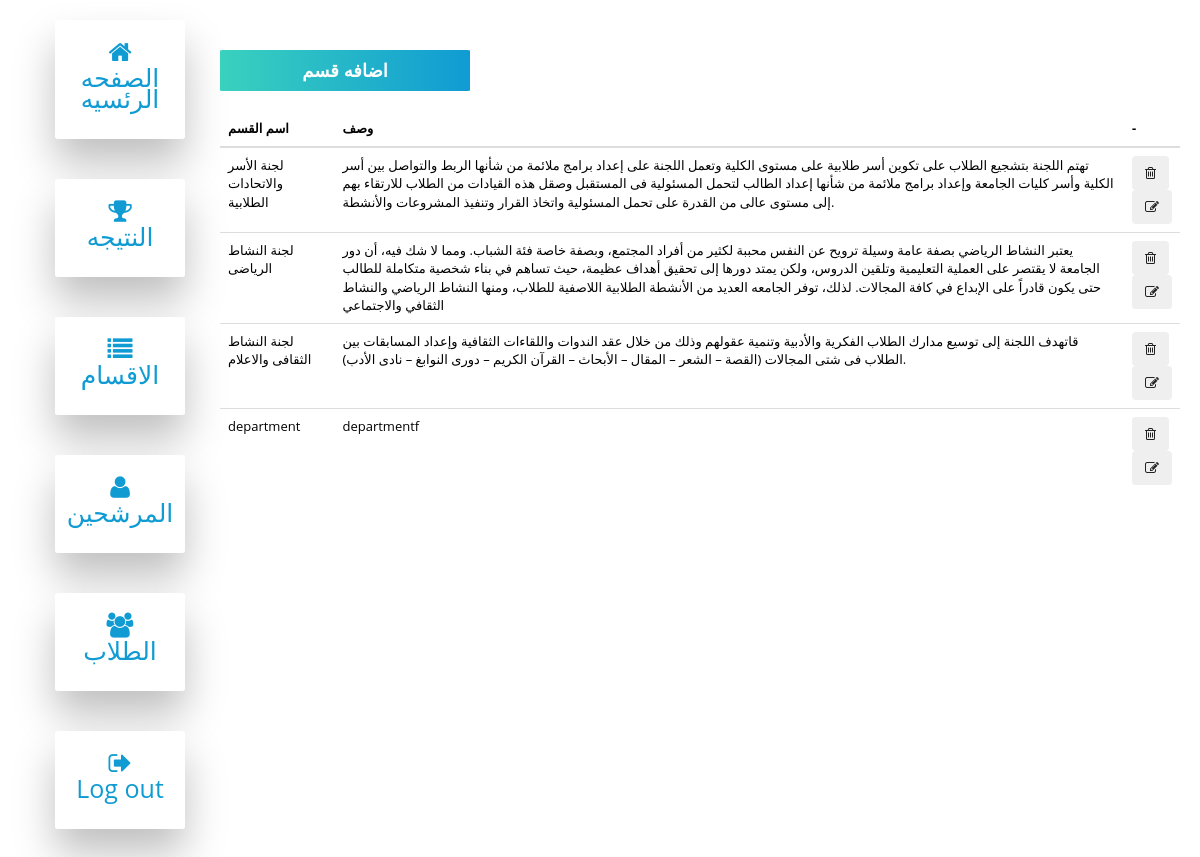
/dashboard/departments/displayDepartment.php (signed in), run on the app's committed database.
### tables this page shows
CREATE TABLE `department` (
  `id` int(11) NOT NULL,
  `title` varchar(255) NOT NULL,
  `description` longtext NOT NULL
);

### dashboard/functions.php (called while the page is built, shortened)
<?php
require('connection.php');
require('departments/departments.php');
$db=new DBController();
$Department=new Department($db);

### dashboard/departments/departments.php (called while the page is built, shortened)
<?php
class Department
{
    public $db = null;
    public function __construct(DBController $db)
    {
        $this->db = $db;
    }
    public function getData()
    {
        $result = $this->db->con->query("SELECT * FROM department");
        $resultArray = array();
        while ($item = mysqli_fetch_array($result, MYSQLI_ASSOC)) {
            $resultArray[] = $item;
        }
        return $resultArray;
    }
}

### dashboard/connection.php (called while the page is built, shortened)
<?php
class DBController{
  protected  $server = "localhost";
  protected  $user = "root";
  protected  $pass = "";
  protected $database = "studentsunion";
  public function __construct(){
    $this->con = mysqli_connect($this->server, $this->user, $this->pass, $this->database);
  }
}

### dashboard/departments/displayDepartment.php (the view, shortened to what this page needs)
<?php
include('../functions.php');
include("../header.php");
?>
<div class="container-fluid">
    <div class="row">
    <?php
        include("../theSideNav.php");
        ?>
        <div class="col-lg-10 col-md-9 col-sm-12 container-fluid thedetailll">
            <a href="addDepartment.php" class="addtotable">اضافه قسم</a>
            <table class="table">
                <thead>
                    <tr>
                        <th scope="col">اسم القسم</th>
                        <th scope="col">وصف</th>
                        <th>-</th>
                    </tr>
                </thead>
                <tbody>
                    <?php
                    foreach ($Department->getData() as $department) :
                    ?>
                        <tr>
                            <td><?php echo $department["title"] ?></td>
                            <td><?php echo $department["description"] ?></td>
                              <td>
                                <div class="d-flex justify-content-around">
                                    <form method="post">
                                        <button name="deleteItem" class="btn btn-outline-danger" type="submit"><i class="fa fa-trash-o"></i></button>
                                    </form>
                                    <a href="<?php printf('%s?id=%s', 'updateDepartment.php',  $department['id']); ?>">
                                        <button class="btn btn-outline-info"><i class="fa fa-edit"></i></button>
                                    </a>
                                </div>
                            </td>
                        </tr>
                    <?php
                    endforeach;
                    ?>
                </tbody>
            </table>
        </div>
    </div>
</div>
<?php
include("../footer.php");
?>

### css/templatemo_style.css (style rules this page uses)
html, button, input, select, textarea { color: #222; }
html, body { font-size: 100%; width: 100%; height: 100%; -webkit-font-smoothing: antialiased; -moz-osx-font-smoothing: grayscale; vertical-align: baseline; }
body { font: 13px/21px "Open Sans", Arial, sans-serif; color: #838383; background-color: white; }
a { color: #26b864; text-decoration: none !important; -webkit-transition: all 200ms ease-in; -moz-transition: all 200ms ease-in; -ms-transition: all 200ms ease-in; -o-transition: all 200ms ease-in; transition: all 200ms ease-in; }
*, *:before, *:after { -moz-box-sizing: border-box; -webkit-box-sizing: border-box; box-sizing: border-box; }
.addtotable { display: inline-block; background: rgb(58,209,190); background: linear-gradient(90deg, rgba(58,209,190,1) 0%, rgba(16,155,211,1) 100%); border: none; color: white; padding: 10px 10px; border-radius: 1%; margin: 10px 0; width: 250px; font-size: 18px; margin: 20px 0; font-weight: 600; text-align: center; }
.thedetailll { padding: 10px; border-radius: 2%; border-bottom: 1px; padding: 10px 20px; margin: 20px 0; }
.table td, .table th { color: black; }

### data on the page
department: title "لجنة الأسر والاتحادات الطلابية", description "تهتم اللجنة بتشجيع الطلاب على تكوين أسر طلابية على مستوى الكلية وتعمل اللجنة على إعداد برامج ملائمة من شأنها الربط والتواصل بين أسر الكلية وأسر كليات الجامعة وإعداد برامج ملائمة من شأنها إعداد الطالب لتحمل المسئولية فى المستقبل وصقل هذه القيادات من الطلاب للارتقاء بهم إلى مستوى عالى من القدرة على تحمل المسئولية واتخاذ القرار وتنفيذ المشروعات والأنشطة."
department: title "لجنة النشاط الرياضى", description "يعتبر النشاط الرياضي بصفة عامة وسيلة ترويح عن النفس محببة لكثير من أفراد المجتمع، وبصفة خاصة فئة الشباب. ومما لا شك فيه، أن دور الجامعة لا يقتصر على العملية التعليمية وتلقين الدروس، ولكن يمتد دورها إلى تحقيق أهداف عظيمة، حيث تساهم في بناء شخصية متكاملة للطالب حتى يكون قادراً على الإبداع في كافة المجالات. لذلك، توفر الجامعه العديد من الأنشطة الطلابية اللاصفية للطلاب، ومنها النشاط الرياضي والنشاط الثقافي والاجتماعي"
department: title "لجنة النشاط الثقافى والاعلام", description "قاتهدف اللجنة إلى توسيع مدارك الطلاب الفكرية والأدبية وتنمية عقولهم وذلك من خلال عقد الندوات واللقاءات الثقافية وإعداد المسابقات بين الطلاب فى شتى المجالات (القصة – الشعر – المقال – الأبحاث – القرآن الكريم – دورى النوابغ – نادى الأدب)."
department: title "department", description "departmentf"
